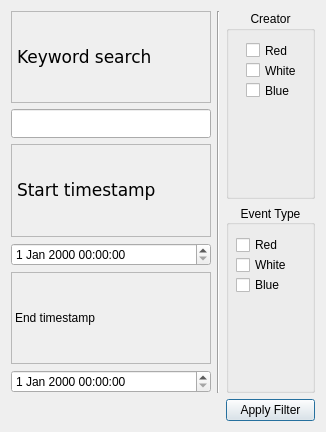
<?xml version="1.0" encoding="UTF-8"?>
<ui version="4.0">
 <class>Dialog</class>
 <widget class="QDialog" name="Dialog">
  <property name="geometry">
   <rect>
    <x>0</x>
    <y>0</y>
    <width>326</width>
    <height>432</height>
   </rect>
  </property>
  <property name="windowTitle">
   <string>Dialog</string>
  </property>
  <property name="styleSheet">
   <string notr="true">font: 13pt &quot;Arial&quot;;</string>
  </property>
  <property name="sizeGripEnabled">
   <bool>false</bool>
  </property>
  <property name="modal">
   <bool>false</bool>
  </property>
  <layout class="QHBoxLayout" name="horizontalLayout">
   <item>
    <layout class="QGridLayout" name="gridLayout">
     <item row="1" column="2">
      <widget class="QGroupBox" name="eventTypeGroupBox">
       <property name="styleSheet">
        <string notr="true">font: 13pt &quot;Verdana&quot;;</string>
       </property>
       <property name="title">
        <string>Event Type</string>
       </property>
       <property name="alignment">
        <set>Qt::AlignCenter</set>
       </property>
       <widget class="QCheckBox" name="eventTypeRedCheckBox">
        <property name="geometry">
         <rect>
          <x>10</x>
          <y>30</y>
          <width>87</width>
          <height>20</height>
         </rect>
        </property>
        <property name="styleSheet">
         <string notr="true">font: 13pt &quot;Verdana&quot;;</string>
        </property>
        <property name="text">
         <string>Red </string>
        </property>
       </widget>
       <widget class="QCheckBox" name="eventTypeWhiteCheckBox">
        <property name="geometry">
         <rect>
          <x>10</x>
          <y>50</y>
          <width>87</width>
          <height>20</height>
         </rect>
        </property>
        <property name="styleSheet">
         <string notr="true">font: 13pt &quot;Verdana&quot;;</string>
        </property>
        <property name="text">
         <string>White</string>
        </property>
       </widget>
       <widget class="QCheckBox" name="eventTypeBlueCheckBox">
        <property name="geometry">
         <rect>
          <x>10</x>
          <y>70</y>
          <width>87</width>
          <height>20</height>
         </rect>
        </property>
        <property name="styleSheet">
         <string notr="true">font: 13pt &quot;Verdana&quot;;</string>
        </property>
        <property name="text">
         <string>Blue</string>
        </property>
       </widget>
      </widget>
     </item>
     <item row="2" column="2">
      <widget class="QPushButton" name="applyFilterPushButton">
       <property name="styleSheet">
        <string notr="true">font: 13pt &quot;Verdana&quot;;</string>
       </property>
       <property name="text">
        <string>Apply Filter</string>
       </property>
      </widget>
     </item>
     <item row="0" column="2">
      <widget class="QGroupBox" name="creatorGroupBox">
       <property name="styleSheet">
        <string notr="true">font: 13pt &quot;Verdana&quot;;</string>
       </property>
       <property name="title">
        <string>Creator</string>
       </property>
       <property name="alignment">
        <set>Qt::AlignHCenter|Qt::AlignTop</set>
       </property>
       <widget class="QCheckBox" name="creatorRedCheckBox_2">
        <property name="geometry">
         <rect>
          <x>20</x>
          <y>30</y>
          <width>49</width>
          <height>19</height>
         </rect>
        </property>
        <property name="text">
         <string>Red</string>
        </property>
       </widget>
       <widget class="QCheckBox" name="creatorWhiteCheckBox">
        <property name="geometry">
         <rect>
          <x>20</x>
          <y>50</y>
          <width>62</width>
          <height>19</height>
         </rect>
        </property>
        <property name="text">
         <string>White </string>
        </property>
       </widget>
       <widget class="QCheckBox" name="creatorBlueCheckBox">
        <property name="geometry">
         <rect>
          <x>20</x>
          <y>70</y>
          <width>51</width>
          <height>19</height>
         </rect>
        </property>
        <property name="styleSheet">
         <string notr="true">font: 13pt &quot;Verdana&quot;;</string>
        </property>
        <property name="text">
         <string>Blue</string>
        </property>
       </widget>
      </widget>
     </item>
     <item row="0" column="1" rowspan="2">
      <widget class="Line" name="line_2">
       <property name="orientation">
        <enum>Qt::Vertical</enum>
       </property>
      </widget>
     </item>
     <item row="0" column="0" rowspan="2">
      <layout class="QVBoxLayout" name="verticalLayout">
       <item>
        <widget class="QLabel" name="keyWordSearchLabel">
         <property name="sizePolicy">
          <sizepolicy hsizetype="Preferred" vsizetype="Preferred">
           <horstretch>0</horstretch>
           <verstretch>0</verstretch>
          </sizepolicy>
         </property>
         <property name="minimumSize">
          <size>
           <width>0</width>
           <height>60</height>
          </size>
         </property>
         <property name="font">
          <font>
           <family>Verdana</family>
           <pointsize>13</pointsize>
           <weight>50</weight>
           <italic>false</italic>
           <bold>false</bold>
          </font>
         </property>
         <property name="acceptDrops">
          <bool>true</bool>
         </property>
         <property name="styleSheet">
          <string notr="true">font: 13pt &quot;Verdana&quot;;</string>
         </property>
         <property name="frameShape">
          <enum>QFrame::StyledPanel</enum>
         </property>
         <property name="frameShadow">
          <enum>QFrame::Plain</enum>
         </property>
         <property name="text">
          <string>Keyword search</string>
         </property>
        </widget>
       </item>
       <item>
        <widget class="QLineEdit" name="keyWordSearchLineEdit">
         <property name="font">
          <font>
           <family>Verdana</family>
           <pointsize>13</pointsize>
           <weight>50</weight>
           <italic>false</italic>
           <bold>false</bold>
          </font>
         </property>
         <property name="styleSheet">
          <string notr="true">font: 13pt &quot;Verdana&quot;;</string>
         </property>
         <property name="clearButtonEnabled">
          <bool>false</bool>
         </property>
        </widget>
       </item>
       <item>
        <widget class="QLabel" name="startTimeStampLabel">
         <property name="font">
          <font>
           <family>Verdana</family>
           <pointsize>13</pointsize>
           <weight>50</weight>
           <italic>false</italic>
           <bold>false</bold>
          </font>
         </property>
         <property name="styleSheet">
          <string notr="true">font: 13pt &quot;Verdana&quot;;</string>
         </property>
         <property name="frameShape">
          <enum>QFrame::StyledPanel</enum>
         </property>
         <property name="text">
          <string>Start timestamp</string>
         </property>
        </widget>
       </item>
       <item>
        <widget class="QDateTimeEdit" name="startDateTimeEdit"/>
       </item>
       <item>
        <widget class="QLabel" name="endTimeStampLabel">
         <property name="styleSheet">
          <string notr="true">font: 13pt &quot;Verdana&quot;;</string>
         </property>
         <property name="frameShape">
          <enum>QFrame::StyledPanel</enum>
         </property>
         <property name="text">
          <string>End timestamp</string>
         </property>
        </widget>
       </item>
       <item>
        <widget class="QDateTimeEdit" name="endDateTimeEdit"/>
       </item>
      </layout>
     </item>
    </layout>
   </item>
  </layout>
 </widget>
 <resources/>
 <connections/>
</ui>
